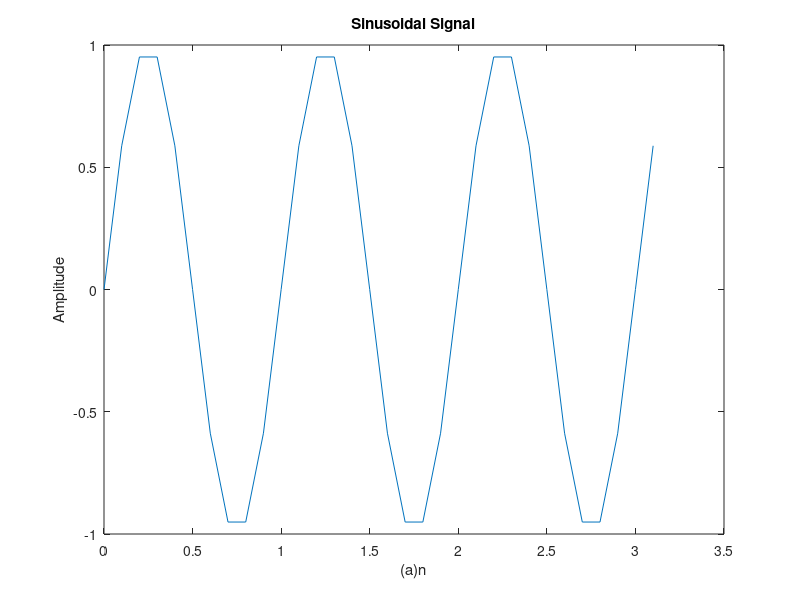

This figure's MATLAB source:
clc;
close all;
clear all;
t=0:0.1:pi;
y=sin(2*pi*t);
plot(t,y);
ylabel('Amplitude');
xlabel('(a)n');
title('Sinusoidal Signal');
